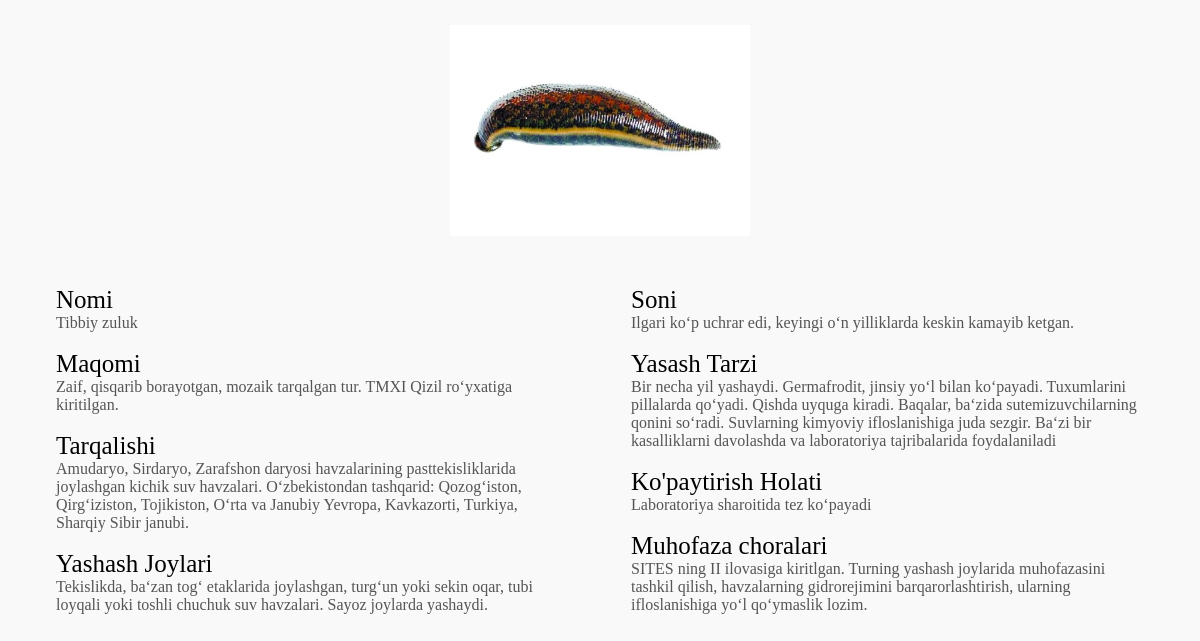
The app's page /hayvon/3/ with its own data.
### redmap/models.py (models this page shows, shortened)
class Hayvon(models.Model):
    oilasi = models.ForeignKey(Oilasi, on_delete=models.CASCADE)
    nomi = models.CharField(max_length=255)
    yili = models.IntegerField(default=2000)
    maqomi = models.TextField()
    tarqalishi = models.TextField()
    yashash_joylari = models.TextField()
    soni = models.TextField()
    yashash_tarzi = models.TextField()
    cheklovchi_omillar = models.TextField()
    kupaytirish = models.CharField(max_length=255)
    choralari = models.TextField()
    img = models.ImageField(upload_to="nature/", default="")
    class Meta:
        verbose_name = ("Hayvon")
        verbose_name_plural = ("Hayvonlar")

### redmap/views.py (the view)
# urls.py: path('hayvon/<int:id>/',hayvonview,name="hayvon"),
def hayvonview(request,id):
    hayvon = get_object_or_404(Hayvon,id=id)
    return render(request,"hayvon_detail.html",{"hayvon":hayvon})

### templates/hayvon_detail.html (shortened to what this page needs)
{% load static  %}
<!DOCTYPE html>
<html lang="en">
<head>
    <link rel="stylesheet" href="{% static 'modal.css' %}">
</head>
<body>
    <div class="inner-content">
		<div class="inner-wrapper">
			<div class="picture-blog" style="display: flex; justify-content: space-between;">
				<img src="{{ hayvon.img.url }}" alt="....." style="width: 300px; height: auto; margin: auto;">
			</div>
			<div class="comment-blog" style="padding: 20px; display: grid; grid-template-columns: 45% 45%; justify-content: space-around;">
				<div>
                    <div class="blog">
                        <h3 style="color: black;">Nomi</h3>
                        <p>{{hayvon.nomi}}</p>
                    </div>
                    <br>
                    <div class="blog">
                        <h3 style="color: black;">Maqomi</h3>
                        <p>{{hayvon.maqomi}}</p>
                    </div>
                    <br>
                    <div class="blog">
                        <h3 style="color: black;">Tarqalishi</h3>
                        <p>{{hayvon.tarqalishi}}</p>
                    </div>
                    <br>
                    <div class="blog">
                        <h3 style="color: black;">Yashash Joylari</h3>
                        <p>{{hayvon.yashash_joylari}}</p>
                    </div>
                    <br>
                </div>
				<div>
                    <div class="blog">
                        <h3 style="color: black;">Soni</h3>
                        <p>{{hayvon.soni}}</p>
                    </div>
                    <br>
                    <div class="blog">
                        <h3 style="color: black;">Yasash Tarzi</h3>
                        <p>{{hayvon.yashash_tarzi}}</p>
                    </div>
                    <br>
                    <div class="blog">
                        <h3 style="color: black;">Ko'paytirish Holati</h3>
                        <p>{{hayvon.kupaytirish}}</p>
                    </div>
                    <br>
                    <div class="blog">
                        <h3 style="color: black;">Muhofaza choralari</h3>
                        <p>{{hayvon.choralari}}</p>
                    </div>
                </div>
			</div>
		</div>
	</div>
</body>
</html>

### static/modal.css (style rules this page uses)
* { padding:0px; margin:0px; box-sizing:border-box; text-decoration:none; }
.inner-content { width:100%; min-height:100vh; padding:15px 10px; background-color:#f9f9f9; }
.inner-wrapper { width:100%; height:100%; display: flex; flex-direction: column; gap: 20px; align-items: center; justify-content: center; }
.picture-blog { width:min(100%,700px); padding: 10px; border-radius: 10px; }
.picture-blog img { width:min(100%,700px); height: 400px; object-fit: cover; object-position: center; }
.comment-blog { width: 100%; height: min(100%,400px); padding: 10px; border-radius: 10px; flex-direction: column; align-items: left; gap: 10px; }
.blog h3 { font-size: 25px; font-weight: 400; color: #999; }
.blog p { color: #555; }

### records on screen
Hayvon: img (picture), nomi "Tibbiy zuluk", maqomi "Zaif, qisqarib borayotgan, mozaik tarqalgan tur. TMXI Qizil ro‘yxatiga kiritilgan.", tarqalishi "Amudaryo, Sirdaryo, Zarafshon daryosi havzalarining pasttekisliklarida joylashgan kichik suv havzalari. O‘zbekistondan tashqarid: Qozog‘iston, Qirg‘iziston, Tojikiston, O‘rta va Janubiy Yevropa, Kavkazorti, Turkiya, Sharqiy Sibir janubi.", yashash_joylari "Tekislikda, ba‘zan tog‘ etaklarida joylashgan, turg‘un yoki sekin oqar, tubi loyqali yoki toshli chuchuk suv havzalari. Sayoz joylarda yashaydi.", soni "Ilgari ko‘p uchrar edi, keyingi o‘n yilliklarda keskin kamayib ketgan.", yashash_tarzi "Bir necha yil yashaydi. Germafrodit, jinsiy yo‘l bilan ko‘payadi. Tuxumlarini pillalarda qo‘yadi. Qishda uyquga kiradi. Baqalar, ba‘zida sutemizuvchilarning qonini so‘radi. Suvlarning kimyoviy ifloslanishiga juda sezgir. Ba‘zi bir kasalliklarni davolashda va laboratoriya tajribalarida foydalaniladi", kupaytirish "Laboratoriya sharoitida tez ko‘payadi", choralari "SITES ning II ilovasiga kiritlgan. Turning yashash joylarida muhofazasini tashkil qilish, havzalarning gidrorejimini barqarorlashtirish, ularning ifloslanishiga yo‘l qo‘ymaslik lozim."
